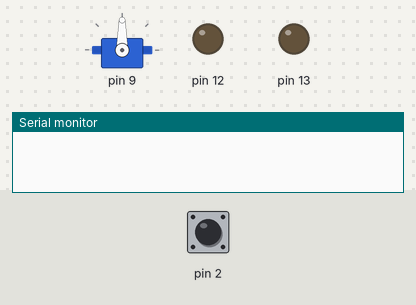
This sketch was run on a simulated Arduino Uno, built with avr-gcc and run on an emulated ATmega328P. On the bench: servo, output pins drawn as LEDs (lit = HIGH), the last lines printed to the serial monitor. The test bench sets the inputs (shaded band); at power-on: pin 2 HIGH.

Above: at 1.2 s.
1.3 s: pin 2 driven LOW
At 1.7 s:
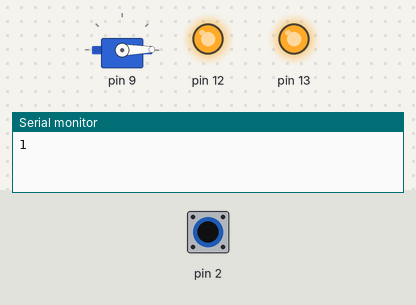
2.8 s: pin 2 pulsed HIGH 5 times (0.12 s each, 0.3 s apart)
At 3.4 s:
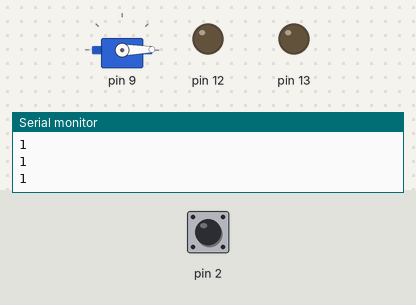
At 4.5 s:
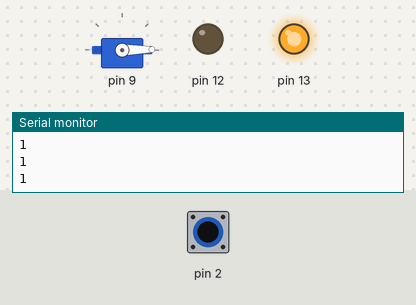
Timing chart, 0 to 6.0 s (numbered marks = the images above; inputs shaded):
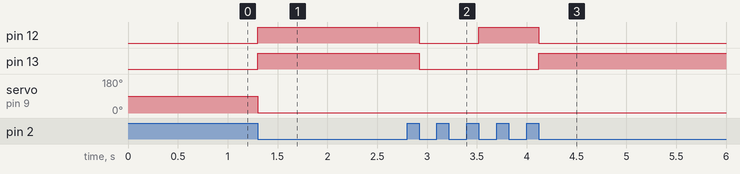

The sketch:

blink_n_sweep_int.ino
```cpp
#include <Arduino.h>
#include "Flasher.h"
#include "Sweeper.h"

Flasher led1(12, 500);
Flasher led2(13, 1000);
Sweeper sweeper1(15);

void Reset()
{
    sweeper1.Reset();
}

void setup()
{
    Serial.begin(9600);
    sweeper1.Attach(9);

    // Set an interruption
    OCR0A = 0xAF;
    TIMSK0 |= _BV(OCIE0A);

    attachInterrupt(0, Reset, FALLING);
}

SIGNAL(TIMER0_COMPA_vect)
{
    unsigned long currentMillis = millis();

    // Turn off led and sweeper if button is pressed
    // if (digitalRead(2) == HIGH)
    {
        sweeper1.Update(currentMillis);
        led1.Update(currentMillis);
    }

    led2.Update(currentMillis);
}

void loop()
{
}
```

Flasher.cpp
```cpp
#include "Arduino.h"
#include "Flasher.h"

Flasher::Flasher(int pin, long blink)
{
    ledPin = pin;
    blinkTime = blink;

    pinMode(ledPin, OUTPUT);

    ledState = LOW;
    previousMillis = 0;
}

void Flasher::Update(unsigned long currentMillis)
{
    if ((currentMillis - previousMillis) >= blinkTime)
    {
        if (ledState == HIGH)
        {
            digitalWrite(ledPin, LOW);
            ledState = LOW;
        }
        else
        {
            digitalWrite(ledPin, HIGH);
            ledState = HIGH;
        }
        previousMillis = currentMillis;
    }
}
```

Flasher.h
```cpp
#ifndef Flasher_h
#define Flasher_h

class Flasher
{
    int ledPin;     // the number of led pin
    long blinkTime; // Time in ms between switching on/off

    int ledState;                 // LED state (HIGH/LOW)
    unsigned long previousMillis; // Last time led was updated

public:
    Flasher(int pin, long blink);
    void Update(unsigned long currentMillis);
};

#endif
```

Sweeper.cpp
```cpp
#include "Sweeper.h"
#include <Arduino.h>

Sweeper::Sweeper(int interval)
{
    updateInterval = interval;
    increment = 1;
}

void Sweeper::Attach(int pin)
{
    servo.attach(pin);
}

void Sweeper::Detach()
{
    servo.detach();
}

void Sweeper::Update(unsigned long currentMillis)
{
    if ((currentMillis - lastUpdate) > updateInterval)
    {
        lastUpdate = currentMillis;
        pos += increment;
        servo.write(pos);
        Serial.println(pos);

        if ((pos >= 180) || (pos <= 0))
        {
            // Reverse direction
            increment = -increment;
        }
    }
}

void Sweeper::Reset()
{
    pos = 0;
    servo.write(pos);
    increment = abs(increment);
}
```

Sweeper.h
```cpp
#ifndef Sweeper_h
#define Sweeper_h

#include <Servo.h>

class Sweeper
{
    Servo servo;
    volatile int pos;
    volatile int increment; // increment interval
    int updateInterval; // interval between updates (ms)
    volatile unsigned long lastUpdate; // last position update

public:
    Sweeper(int interval);

    void Attach(int pin);
    void Detach();
    void Update(unsigned long currentMillis);
    void Reset();
};

#endif
```

Measured:
- after the input at 1.3 s, pin 12, pin 13: LOW → HIGH at once; servo on pin 9: 90° → 1° at once
- after the input at 2.8 s, pin 12: HIGH → LOW after 0.12 s, → HIGH 0.60 s later, → LOW 0.60 s later; pin 13: HIGH → LOW after 0.12 s, → HIGH 1.2 s later
